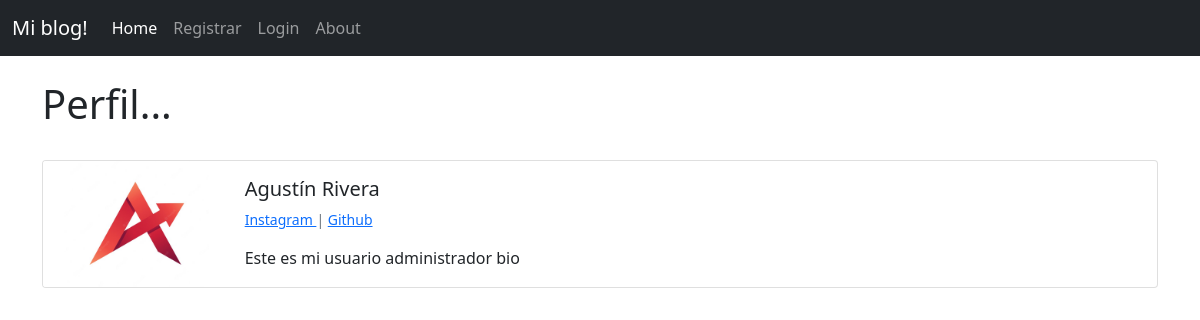
The page /appblog2/1/perfil/ on the database as committed earlier.
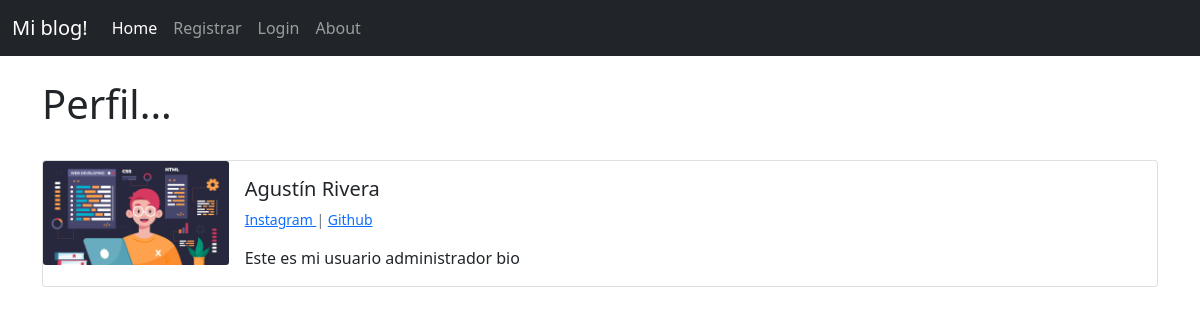
The same page on the database as committed later.
### appblog/models.py (models this page shows, shortened)
class Perfil(models.Model):
    user = models.OneToOneField(User, null=True, on_delete=models.CASCADE)
    bio = models.TextField()
    perfil_imagen = models.ImageField(null=True, blank=True, upload_to="imagenes/perfil/")
    Instagram_url = models.CharField(max_length=255, null=True, blank=True)
    github_url =  models.CharField(max_length=255, null=True, blank=True)
    fb_url = models.CharField(max_length=255, null=True, blank=True)
    web_url =  models.CharField(max_length=255, null=True, blank=True)
    Twitter_url = models.CharField(max_length=255, null=True, blank=True)

### appblog2/views.py (the view)
# urls.py: path('<pk>/perfil/', ShowProfilePageView.as_view(), name='show_profile'),
class ShowProfilePageView(DetailView):
    model = Perfil
    template_name = 'registration/user_profile.html'
    def get_context_data(self, *args, **kwargs):
        context = super(ShowProfilePageView, self).get_context_data(*args, **kwargs)
        page_user = get_object_or_404(Perfil, id=self.kwargs["pk"])
        context["page_user"] = page_user
        return context

### appblog2/templates/registration/user_profile.html (shortened to what this page needs)
{% extends 'appblog/base.html' %}
{% block contenido %}
<h1> Perfil... </h1>
<br/>
<div class="card mb-3" >
    <div class="row g-0">
        <div class="col-md-2">
{% if page_user.perfil_imagen %}
    <img src="{{ page_user.perfil_imagen.url }}" class="card-img" >
{% else %}
    <img src="https://180dc.org/wp-content/uploads/2016/08/default-profile.png" class="card-img" >
{% endif %}
        </div>
        <div class="col-md-10">
        <div class="card-body">
            <h5 class="card-title">
                {{ page_user.user.first_name}}
                {{page_user.user.last_name}}
            </h5>
        <p class= "small text-muted">
            {% if page_user.Instagram_url %}
                <a href="{{ page_user.Instagram_url }}">Instagram </a> |
            {% endif %}
            {% if page_user.github_url %}
                <a href="{{ page_user.github_url }}">Github </a>
            {% endif %}
            </p>
            <p class="card-text">{{ page_user.bio }}</p>
        </div>
        </div>
    </div>
    </div>
{% endblock %}

Rows that differ between the two databases and show on the page:
changed Perfil "Este es mi usuario administrador bio": perfil_imagen: a different picture
